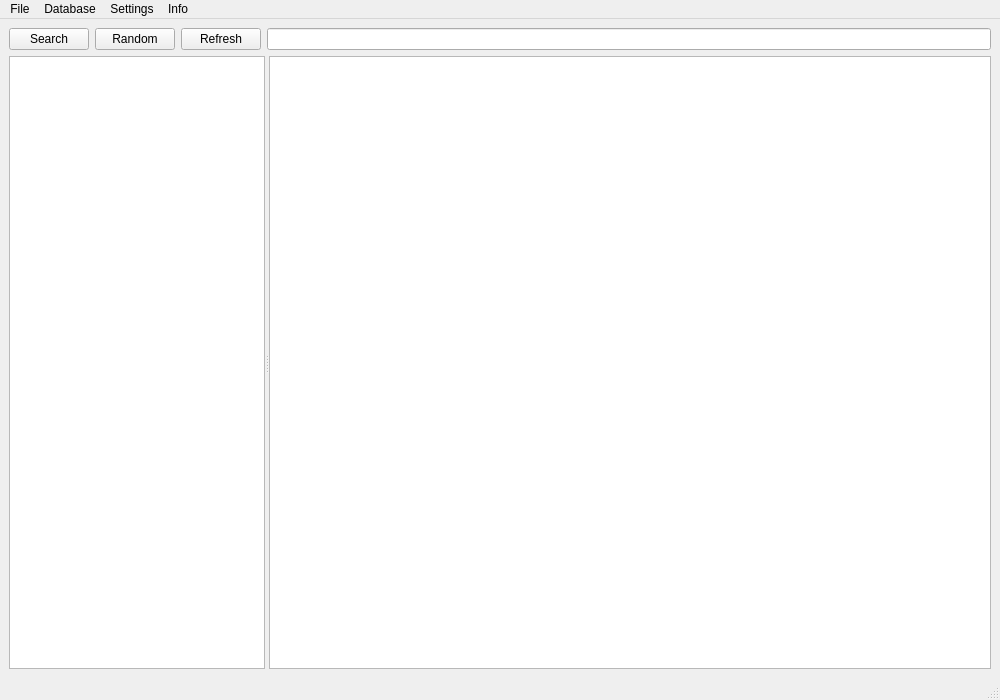
<?xml version="1.0" encoding="UTF-8"?>
<ui version="4.0">
 <class>MainWindow</class>
 <widget class="QMainWindow" name="MainWindow">
  <property name="geometry">
   <rect>
    <x>0</x>
    <y>0</y>
    <width>1000</width>
    <height>700</height>
   </rect>
  </property>
  <property name="minimumSize">
   <size>
    <width>800</width>
    <height>600</height>
   </size>
  </property>
  <property name="windowTitle">
   <string>ReLib</string>
  </property>
  <widget class="QWidget" name="centralwidget">
   <layout class="QVBoxLayout" name="verticalLayout">
    <item>
     <layout class="QHBoxLayout" name="horizontalLayoutSearch" stretch="0,0,0,1">
      <item>
       <widget class="QPushButton" name="pushButtonSearch">
        <property name="sizePolicy">
         <sizepolicy hsizetype="Maximum" vsizetype="Maximum">
          <horstretch>0</horstretch>
          <verstretch>0</verstretch>
         </sizepolicy>
        </property>
        <property name="statusTip">
         <string>Search the database</string>
        </property>
        <property name="text">
         <string>Search</string>
        </property>
       </widget>
      </item>
      <item>
       <widget class="QPushButton" name="pushButtonRandom">
        <property name="sizePolicy">
         <sizepolicy hsizetype="Maximum" vsizetype="Fixed">
          <horstretch>0</horstretch>
          <verstretch>0</verstretch>
         </sizepolicy>
        </property>
        <property name="statusTip">
         <string>Select random from view</string>
        </property>
        <property name="text">
         <string>Random</string>
        </property>
       </widget>
      </item>
      <item>
       <widget class="QPushButton" name="pushButtonRefresh">
        <property name="sizePolicy">
         <sizepolicy hsizetype="Maximum" vsizetype="Maximum">
          <horstretch>0</horstretch>
          <verstretch>0</verstretch>
         </sizepolicy>
        </property>
        <property name="statusTip">
         <string>Refresh the search</string>
        </property>
        <property name="text">
         <string>Refresh</string>
        </property>
       </widget>
      </item>
      <item>
       <widget class="QLineEdit" name="lineEditSearch"/>
      </item>
     </layout>
    </item>
    <item>
     <widget class="QSplitter" name="splitterExplorer">
      <property name="sizePolicy">
       <sizepolicy hsizetype="Expanding" vsizetype="Preferred">
        <horstretch>0</horstretch>
        <verstretch>0</verstretch>
       </sizepolicy>
      </property>
      <property name="minimumSize">
       <size>
        <width>0</width>
        <height>0</height>
       </size>
      </property>
      <property name="orientation">
       <enum>Qt::Orientation::Horizontal</enum>
      </property>
      <property name="handleWidth">
       <number>4</number>
      </property>
      <property name="childrenCollapsible">
       <bool>false</bool>
      </property>
      <widget class="LibraryView" name="libraryView">
       <property name="sizePolicy">
        <sizepolicy hsizetype="Expanding" vsizetype="Expanding">
         <horstretch>0</horstretch>
         <verstretch>0</verstretch>
        </sizepolicy>
       </property>
       <property name="minimumSize">
        <size>
         <width>150</width>
         <height>0</height>
        </size>
       </property>
       <property name="maximumSize">
        <size>
         <width>16777215</width>
         <height>16777215</height>
        </size>
       </property>
       <property name="horizontalScrollBarPolicy">
        <enum>Qt::ScrollBarPolicy::ScrollBarAlwaysOff</enum>
       </property>
      </widget>
      <widget class="ImageView" name="imageView">
       <property name="sizePolicy">
        <sizepolicy hsizetype="Expanding" vsizetype="Expanding">
         <horstretch>100</horstretch>
         <verstretch>0</verstretch>
        </sizepolicy>
       </property>
       <property name="minimumSize">
        <size>
         <width>300</width>
         <height>0</height>
        </size>
       </property>
       <property name="verticalScrollBarPolicy">
        <enum>Qt::ScrollBarPolicy::ScrollBarAlwaysOff</enum>
       </property>
       <property name="horizontalScrollBarPolicy">
        <enum>Qt::ScrollBarPolicy::ScrollBarAlwaysOff</enum>
       </property>
       <property name="interactive">
        <bool>false</bool>
       </property>
       <property name="alignment">
        <set>Qt::AlignmentFlag::AlignCenter</set>
       </property>
      </widget>
     </widget>
    </item>
   </layout>
  </widget>
  <widget class="QStatusBar" name="statusBar"/>
  <widget class="QMenuBar" name="menubar">
   <property name="geometry">
    <rect>
     <x>0</x>
     <y>0</y>
     <width>1000</width>
     <height>30</height>
    </rect>
   </property>
   <widget class="QMenu" name="menuFile">
    <property name="title">
     <string>File</string>
    </property>
    <addaction name="actionAddFile"/>
    <addaction name="actionAddDir"/>
    <addaction name="separator"/>
    <addaction name="actionExit"/>
   </widget>
   <widget class="QMenu" name="menuLoad">
    <property name="title">
     <string>Database</string>
    </property>
    <addaction name="actionCreateDatabase"/>
    <addaction name="separator"/>
    <addaction name="actionLoadDatabase"/>
    <addaction name="actionUnloadDatabase"/>
    <addaction name="separator"/>
    <addaction name="actionCheckDatabaseHashes"/>
    <addaction name="actionCheckDatabasePaths"/>
    <addaction name="separator"/>
    <addaction name="actionRemoveDeletedEntries"/>
   </widget>
   <widget class="QMenu" name="menuSettings">
    <property name="title">
     <string>Settings</string>
    </property>
    <widget class="QMenu" name="menuSettingsView">
     <property name="title">
      <string>View</string>
     </property>
     <addaction name="actionFitInView"/>
     <addaction name="actionFitToWidth"/>
     <addaction name="separator"/>
     <addaction name="actionFreeView"/>
    </widget>
    <addaction name="actionScaleImage"/>
    <addaction name="menuSettingsView"/>
    <addaction name="actionSearchWhileTyping"/>
    <addaction name="actionSelectFirstAfterSearch"/>
    <addaction name="separator"/>
    <addaction name="actionRememberSettings"/>
    <addaction name="actionLoadLastDatabase"/>
   </widget>
   <widget class="QMenu" name="menuInfo">
    <property name="title">
     <string>Info</string>
    </property>
    <addaction name="actionShowLogs"/>
    <addaction name="separator"/>
    <addaction name="actionShowAbout"/>
   </widget>
   <addaction name="menuFile"/>
   <addaction name="menuLoad"/>
   <addaction name="menuSettings"/>
   <addaction name="menuInfo"/>
  </widget>
  <action name="actionLoadDatabase">
   <property name="text">
    <string>Load database</string>
   </property>
   <property name="toolTip">
    <string>Load database</string>
   </property>
   <property name="statusTip">
    <string>Load a database</string>
   </property>
   <property name="shortcut">
    <string>Ctrl+L</string>
   </property>
  </action>
  <action name="actionAddDir">
   <property name="text">
    <string>Add Directory</string>
   </property>
   <property name="statusTip">
    <string>Add all archives in a directory</string>
   </property>
   <property name="shortcut">
    <string>Ctrl+D</string>
   </property>
  </action>
  <action name="actionAddFile">
   <property name="text">
    <string>Add File</string>
   </property>
   <property name="statusTip">
    <string>Add a single archive</string>
   </property>
   <property name="shortcut">
    <string>Ctrl+A</string>
   </property>
  </action>
  <action name="actionExit">
   <property name="text">
    <string>Exit</string>
   </property>
   <property name="statusTip">
    <string>Exists the program</string>
   </property>
   <property name="shortcut">
    <string>Ctrl+Q</string>
   </property>
  </action>
  <action name="actionCreateDatabase">
   <property name="text">
    <string>Create database</string>
   </property>
   <property name="toolTip">
    <string>Create database</string>
   </property>
   <property name="statusTip">
    <string>Create a new database</string>
   </property>
   <property name="shortcut">
    <string>Ctrl+C</string>
   </property>
  </action>
  <action name="actionUnloadDatabase">
   <property name="text">
    <string>Unload database</string>
   </property>
   <property name="toolTip">
    <string>Unload database</string>
   </property>
   <property name="statusTip">
    <string>Unload the loaded database</string>
   </property>
   <property name="shortcut">
    <string>Ctrl+U</string>
   </property>
  </action>
  <action name="actionScaleImage">
   <property name="checkable">
    <bool>true</bool>
   </property>
   <property name="checked">
    <bool>true</bool>
   </property>
   <property name="text">
    <string>Scale image to window</string>
   </property>
   <property name="statusTip">
    <string>Enable or disables the image scaling</string>
   </property>
   <property name="shortcut">
    <string>Ctrl+S</string>
   </property>
  </action>
  <action name="actionCheckDatabaseHashes">
   <property name="text">
    <string>Check database hashes</string>
   </property>
   <property name="statusTip">
    <string>Checks if the paths/hashes in the database match the ones on disk</string>
   </property>
  </action>
  <action name="actionCheckDatabasePaths">
   <property name="text">
    <string>Check database paths</string>
   </property>
   <property name="statusTip">
    <string>Checks if the paths in database match the ones on disk</string>
   </property>
  </action>
  <action name="actionShowLogs">
   <property name="text">
    <string>Show logs</string>
   </property>
   <property name="statusTip">
    <string>Shows the logs window</string>
   </property>
  </action>
  <action name="actionFitInView">
   <property name="checkable">
    <bool>true</bool>
   </property>
   <property name="checked">
    <bool>true</bool>
   </property>
   <property name="text">
    <string>Fit in view</string>
   </property>
   <property name="statusTip">
    <string>Fits the image in view</string>
   </property>
  </action>
  <action name="actionFitToWidth">
   <property name="checkable">
    <bool>true</bool>
   </property>
   <property name="text">
    <string>Fit to width</string>
   </property>
   <property name="statusTip">
    <string>Fits the image to width</string>
   </property>
  </action>
  <action name="actionFreeView">
   <property name="checkable">
    <bool>true</bool>
   </property>
   <property name="text">
    <string>Free view</string>
   </property>
   <property name="statusTip">
    <string>No fit, zoom in and out with scrollwheen and drag with middlebutton</string>
   </property>
  </action>
  <action name="actionSearchWhileTyping">
   <property name="checkable">
    <bool>true</bool>
   </property>
   <property name="text">
    <string>Search while typing</string>
   </property>
   <property name="statusTip">
    <string>Enable or disables searching while typing in the searchbox</string>
   </property>
  </action>
  <action name="actionSelectFirstAfterSearch">
   <property name="checkable">
    <bool>true</bool>
   </property>
   <property name="enabled">
    <bool>true</bool>
   </property>
   <property name="text">
    <string>Select first item after search</string>
   </property>
   <property name="statusTip">
    <string>Enable or disables selecting the first result after search</string>
   </property>
  </action>
  <action name="actionRememberSettings">
   <property name="checkable">
    <bool>true</bool>
   </property>
   <property name="text">
    <string>Remember settings</string>
   </property>
   <property name="statusTip">
    <string>Remember last used settings</string>
   </property>
  </action>
  <action name="actionLoadLastDatabase">
   <property name="checkable">
    <bool>true</bool>
   </property>
   <property name="text">
    <string>Load last used DB</string>
   </property>
   <property name="statusTip">
    <string>Load (if possible) the last used database</string>
   </property>
  </action>
  <action name="actionShowAbout">
   <property name="text">
    <string>About</string>
   </property>
   <property name="statusTip">
    <string>Show about window</string>
   </property>
  </action>
  <action name="actionRemoveDeletedEntries">
   <property name="text">
    <string>Remove deleted entries</string>
   </property>
   <property name="statusTip">
    <string>Removed entries from the database not found on disk (checks file paths)</string>
   </property>
  </action>
 </widget>
 <customwidgets>
  <customwidget>
   <class>ImageView</class>
   <extends>QGraphicsView</extends>
   <header>app/imageview.hpp</header>
  </customwidget>
  <customwidget>
   <class>LibraryView</class>
   <extends>QListView</extends>
   <header>app/libraryview.hpp</header>
  </customwidget>
 </customwidgets>
 <resources/>
 <connections/>
</ui>
